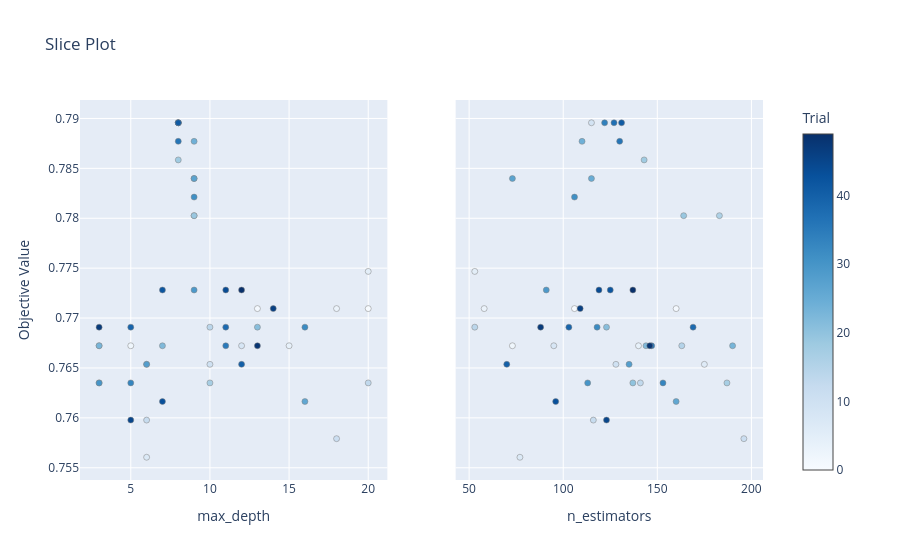

Write notebook code for a chart like this one.
### Code cell
plot_slice(tpe)

### Figure 1 — Plotly figure (JSON) as saved in the notebook; plotly's stock layout.template omitted (floating-point values rounded to 4 significant figures)
{"data": [{"marker": {"color": [0, 1, 2, 3, 4, 5, 6, 7, 8, 9, 10, 11, 12, 13, 14, 15, 16, 17, 18, 19, 20, 21, 22, 23, 24, 25, 26, 27, 28, 29, 30, 31, 32, 33, 34, 35, 36, 37, 38, 39, 40, 41, 42, 43, 44, 45, 46, 47, 48, 49], "colorbar": {"title": {"text": "Trial"}, "x": 1.0, "xpad": 40}, "colorscale": [[0.0, "rgb(247,251,255)"], [0.125, "rgb(222,235,247)"], [0.25, "rgb(198,219,239)"], [0.375, "rgb(158,202,225)"], [0.5, "rgb(107,174,214)"], [0.625, "rgb(66,146,198)"], [0.75, "rgb(33,113,181)"], [0.875, "rgb(8,81,156)"], [1.0, "rgb(8,48,107)"]], "line": {"color": "Grey", "width": 0.5}, "showscale": true}, "mode": "markers", "name": "Feasible Trial", "showlegend": false, "type": "scatter", "x": [20, 13, 5, 18, 15, 20, 6, 6, 12, 8, 10, 18, 6, 20, 10, 3, 9, 10, 8, 9, 3, 13, 7, 3, 9, 9, 16, 9, 6, 9, 3, 9, 16, 5, 8, 11, 8, 8, 11, 5, 12, 8, 7, 7, 11, 5, 14, 3, 13, 12], "xaxis": "x", "y": [0.7709, 0.7709, 0.7672, 0.7709, 0.7672, 0.7747, 0.7654, 0.7561, 0.7672, 0.7896, 0.7654, 0.7579, 0.7598, 0.7635, 0.7691, 0.7672, 0.7803, 0.7635, 0.7858, 0.7803, 0.7635, 0.7691, 0.7672, 0.7672, 0.7877, 0.784, 0.7616, 0.784, 0.7654, 0.7728, 0.7635, 0.7821, 0.7691, 0.7635, 0.7896, 0.7672, 0.7877, 0.7896, 0.7691, 0.7691, 0.7654, 0.7896, 0.7728, 0.7616, 0.7728, 0.7598, 0.7709, 0.7691, 0.7672, 0.7728], "yaxis": "y"}, {"marker": {"color": [0, 1, 2, 3, 4, 5, 6, 7, 8, 9, 10, 11, 12, 13, 14, 15, 16, 17, 18, 19, 20, 21, 22, 23, 24, 25, 26, 27, 28, 29, 30, 31, 32, 33, 34, 35, 36, 37, 38, 39, 40, 41, 42, 43, 44, 45, 46, 47, 48, 49], "colorbar": {"title": {"text": "Trial"}, "x": 1.0, "xpad": 40}, "colorscale": [[0.0, "rgb(247,251,255)"], [0.125, "rgb(222,235,247)"], [0.25, "rgb(198,219,239)"], [0.375, "rgb(158,202,225)"], [0.5, "rgb(107,174,214)"], [0.625, "rgb(66,146,198)"], [0.75, "rgb(33,113,181)"], [0.875, "rgb(8,81,156)"], [1.0, "rgb(8,48,107)"]], "line": {"color": "Grey", "width": 0.5}, "showscale": false}, "mode": "markers", "name": "Feasible Trial", "showlegend": false, "type": "scatter", "x": [106, 160, 73, 58, 140, 53, 175, 77, 95, 115, 128, 196, 116, 141, 53, 163, 183, 187, 143, 164, 137, 123, 144, 190, 110, 115, 160, 73, 135, 91, 113, 106, 118, 153, 122, 147, 130, 127, 169, 103, 70, 131, 125, 96, 119, 123, 109, 88, 146, 137], "xaxis": "x2", "y": [0.7709, 0.7709, 0.7672, 0.7709, 0.7672, 0.7747, 0.7654, 0.7561, 0.7672, 0.7896, 0.7654, 0.7579, 0.7598, 0.7635, 0.7691, 0.7672, 0.7803, 0.7635, 0.7858, 0.7803, 0.7635, 0.7691, 0.7672, 0.7672, 0.7877, 0.784, 0.7616, 0.784, 0.7654, 0.7728, 0.7635, 0.7821, 0.7691, 0.7635, 0.7896, 0.7672, 0.7877, 0.7896, 0.7691, 0.7691, 0.7654, 0.7896, 0.7728, 0.7616, 0.7728, 0.7598, 0.7709, 0.7691, 0.7672, 0.7728], "yaxis": "y2"}], "layout": {"title": {"text": "Slice Plot"}, "xaxis": {"anchor": "y", "domain": [0.0, 0.45], "title": {"text": "max_depth"}}, "xaxis2": {"anchor": "y2", "domain": [0.55, 1.0], "title": {"text": "n_estimators"}}, "yaxis": {"anchor": "x", "domain": [0.0, 1.0], "title": {"text": "Objective Value"}}, "yaxis2": {"anchor": "x2", "domain": [0.0, 1.0], "matches": "y", "showticklabels": false}}}
